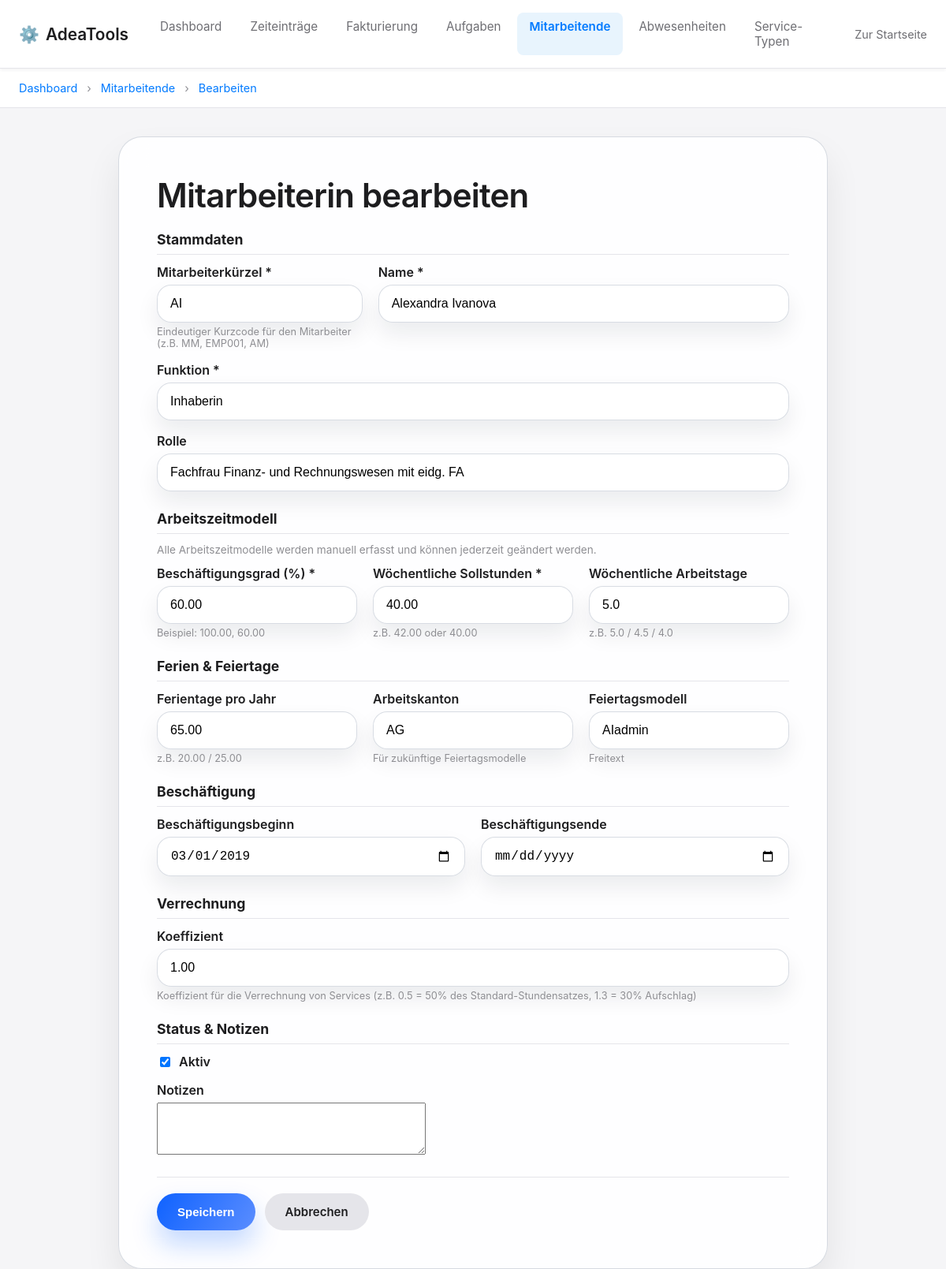
The app's page /zeit/mitarbeitende/1/bearbeiten/ (signed in) with its own data.
### adeazeit/models.py (models this page shows, shortened)
class EmployeeInternal(models.Model):
    code = models.CharField(
        "Mitarbeiterkürzel",
        max_length=20,
        unique=True,
        help_text="Eindeutiger Kurzcode für den Mitarbeiter (z.B. MM, EMP001)"
    )
    name = models.CharField("Name", max_length=255)
    function_title = models.CharField("Funktion", max_length=255, default="")
    rolle = models.CharField("Rolle", max_length=255, blank=True)
    employment_percent = models.DecimalField(
        "Beschäftigungsgrad (%)",
        max_digits=5,
        decimal_places=2,
        default=Decimal('100.00'),
        help_text="Beispiel: 100.00, 60.00"
    )
    weekly_soll_hours = models.DecimalField(
        "Wöchentliche Sollstunden",
        max_digits=5,
        decimal_places=2,
        default=Decimal('42.00'),
        help_text="Gesamte wöchentliche Sollstunden (z.B. 42.00 oder 40.00)"
    )
    weekly_working_days = models.DecimalField(
        "Wöchentliche Arbeitstage",
        max_digits=4,
        decimal_places=1,
        null=True,
        blank=True,
        help_text="z.B. 5.0 / 4.5 / 4.0"
    )
    vacation_days_per_year = models.DecimalField(
        "Ferientage pro Jahr",
        max_digits=5,
        decimal_places=2,
        null=True,
        blank=True,
        help_text="z.B. 20.00 / 25.00"
    )
    work_canton = models.CharField(
        "Arbeitskanton",
        max_length=50,
        null=True,
        blank=True,
        help_text="Für zukünftige Feiertagsmodelle"
    )
    holiday_model = models.CharField(
        "Feiertagsmodell",
        max_length=255,
        null=True,
        blank=True,
        help_text="Freitext"
    )
    employment_start = models.DateField(
        "Beschäftigungsbeginn",
        null=True,
        blank=True
    )
    employment_end = models.DateField(
        "Beschäftigungsende",
        null=True,
        blank=True
    )
    eintrittsdatum = models.DateField("Eintrittsdatum", null=True, blank=True)  # Legacy, wird automatisch aus employment_start gesetzt
    austrittsdatum = models.DateField("Austrittsdatum", null=True, blank=True)  # Legacy
    stundensatz = models.DecimalField(
        "Koeffizient",
        max_digits=10,
        decimal_places=2,
        default=Decimal('0.00'),
        help_text="Koeffizient für die Verrechnung von Services (z.B. 1.3 = 30% Aufschlag auf Standard-Stundensatz)"
    )
    sollstunden_woche = models.DecimalField(
        "Sollstunden/Woche (Legacy)",
        max_digits=5,
        decimal_places=2,
        null=True,
        blank=True,
        help_text="Veraltet - verwende weekly_soll_hours"
    )
    ferien_pro_jahr = models.DecimalField(
        "Ferien pro Jahr (Legacy)",
        max_digits=5,
        decimal_places=2,
        null=True,
        blank=True,
        help_text="Veraltet - verwende vacation_days_per_year"
    )
    aktiv = models.BooleanField("Aktiv", default=True)
    notes = models.TextField("Notizen", null=True, blank=True)
    created_at = models.DateTimeField(auto_now_add=True)
    updated_at = models.DateTimeField(auto_now=True)
    class Meta:
        ordering = ["name"]
        verbose_name = "Interne Mitarbeiterin"
        verbose_name_plural = "Interne Mitarbeitende"

### adeacore/models.py (models this page shows, shortened)
class Client(models.Model):
    CLIENT_TYPES = [
        ("FIRMA", "Firma"),
        ("PRIVAT", "Privatperson"),
    ]
    STATUS_CHOICES = [
        ("AKTIV", "Aktiv"),
        ("INAKTIV", "Inaktiv"),
        ("POTENZIELL", "Potenziell"),
        ("GESPERRT", "Gesperrt"),
    ]
    name = models.CharField("Name", max_length=255)
    client_type = models.CharField(
        "Typ",
        max_length=10,
        choices=CLIENT_TYPES,
        default="FIRMA",
        help_text="Mandantentyp: Firma (für Lohnbuchhaltung) oder Privatperson (nur für Zeiterfassung)",
    )
    status = models.CharField(
        "Status",
        max_length=20,
        choices=STATUS_CHOICES,
        default="AKTIV",
        help_text="Status des Mandanten",
    )
    status_grund = models.TextField(
        "Grund für Status",
        blank=True,
        help_text="Grund für Inaktivität oder Sperrung (optional)",
    )
    status_geaendert_am = models.DateTimeField(
        "Status geändert am",
        null=True,
        blank=True,
        help_text="Datum der letzten Status-Änderung",
    )
    email = EncryptedEmailField("E-Mail", max_length=1000, blank=True, null=True)
    phone = EncryptedCharField("Telefon", max_length=500, blank=True)
    kontaktperson_name = models.CharField(
        "Kontaktperson",
        max_length=255,
        blank=True,
        help_text="Name der Kontaktperson (für FIRMA)",
    )
    street = EncryptedCharField("Strasse", max_length=1000, blank=True)
    house_number = EncryptedCharField("Hausnummer", max_length=500, blank=True)
    zipcode = EncryptedCharField("PLZ", max_length=500, blank=True)
    city = EncryptedCharField("Ort", max_length=1000, blank=True)
    mwst_pflichtig = models.BooleanField(
        "MWST-pflichtig",
        default=False,
        help_text="Ist der Mandant MWST-pflichtig? (nur FIRMA)",
    )
    mwst_nr = EncryptedCharField(
        "MWST-Nummer / UID",
        max_length=500,
        blank=True,
        help_text="MWST-Nummer / UID (in CH identisch, nur FIRMA)",
    )
    rechnungs_email = EncryptedEmailField(
        "Rechnungs-E-Mail",
        max_length=1000,
        blank=True,
        null=True,
        help_text="E-Mail-Adresse für Rechnungen (nur FIRMA)",
    )
    zahlungsziel_tage = models.PositiveIntegerField(
        "Zahlungsziel (Tage)",
        default=30,
        help_text="Zahlungsziel in Tagen (nur FIRMA)",
    )
    geburtsdatum = EncryptedDateField(
        "Geburtsdatum",
        blank=True,
        null=True,
        help_text="Geburtsdatum (nur PRIVAT)",
    )
    steuerkanton = EncryptedCharField(
        "Steuerkanton",
        max_length=500,
        blank=True,
        help_text="Steuerkanton (nur PRIVAT)",
    )
    interne_notizen = models.TextField(
        "Interne Notizen",
        blank=True,
        help_text="Interne Notizen und Bemerkungen",
    )
    lohn_aktiv = models.BooleanField(
        "AdeaLohn aktiviert",
        default=False,
        help_text="Aktiviert die Lohnbuchhaltung (AdeaLohn) für diesen Mandanten. Nur bei FIRMA-Mandanten relevant.",
    )
    sachbearbeiter = models.ForeignKey(
        "adeazeit.EmployeeInternal",
        on_delete=models.SET_NULL,
        null=True,
        blank=True,
        related_name="lohn_clients",
        verbose_name="Sachbearbeiter (AdeaLohn)",
        help_text="Sachbearbeiter, der für diesen Mandanten Zugriff auf AdeaLohn hat. Nur bei FIRMA-Mandanten mit aktiviertem Lohnmodul relevant.",
    )
    created_at = models.DateTimeField(auto_now_add=True)
    updated_at = models.DateTimeField(auto_now=True)
    class Meta:
        ordering = ["name"]

### adeazeit/views.py (the view, shortened to what this page needs)
# urls.py: path("mitarbeitende/<int:pk>/bearbeiten/", views.EmployeeInternalUpdateView.as_view(), name="employee-update"),
class EmployeeInternalUpdateView(ManagerOrAdminRequiredMixin, UpdateView):
    model = EmployeeInternal
    form_class = EmployeeInternalForm
    template_name = "adeazeit/employeeinternal_form.html"

### adeazeit/templates/adeazeit/employeeinternal_form.html (shortened to what this page needs)
{% extends 'admin_base_no_sidebar.html' %}
{% block breadcrumbs %}
<a href="{% url 'admin-dashboard' %}">Dashboard</a>
<a href="{% url 'adeazeit:employee-list' %}">Mitarbeitende</a>
<a href="{% url 'adeazeit:employee-create' %}">{% if object %}Bearbeiten{% else %}Neu{% endif %}</a>
{% endblock %}
{% block content %}
<section class="content-card" style="max-width: 900px; margin: 0 auto;">
    <h1 style="margin-bottom: 20px;">
        {% if object %}Mitarbeiterin bearbeiten{% else %}Neue Mitarbeiterin / Neuer Mitarbeiter{% endif %}
    </h1>
    <form method="post" novalidate>
        <div style="margin-bottom: 24px;">
            <h2 style="margin-bottom: 12px; font-size: 1.1em; color: #1d1d1f; border-bottom: 1px solid #e5e5ea; padding-bottom: 8px;">Stammdaten</h2>
            <div style="display: grid; grid-template-columns: 1fr 2fr; gap: 20px;">
                <div>
                    <label for="{{ form.code.id_for_label }}" style="display:block; font-weight:600; margin-bottom:6px;">{{ form.code.label }} *</label>
                    {{ form.code }}
                    {% if form.code.help_text %}
                    <small style="color:#8e8e93; font-size:0.8em; display:block; margin-top:4px;">{{ form.code.help_text }}</small>
                    {% endif %}
                </div>
                <div>
                    <label for="{{ form.name.id_for_label }}" style="display:block; font-weight:600; margin-bottom:6px;">{{ form.name.label }} *</label>
                    {{ form.name }}
                </div>
            </div>
            <div style="margin-top: 16px;">
                <label for="{{ form.function_title.id_for_label }}" style="display:block; font-weight:600; margin-bottom:6px;">{{ form.function_title.label }} *</label>
                {{ form.function_title }}
            </div>
            <div style="margin-top: 16px;">
                <label for="{{ form.rolle.id_for_label }}" style="display:block; font-weight:600; margin-bottom:6px;">{{ form.rolle.label }}</label>
                {{ form.rolle }}
            </div>
        </div>
        <div style="margin-bottom: 24px;">
            <h2 style="margin-bottom: 12px; font-size: 1.1em; color: #1d1d1f; border-bottom: 1px solid #e5e5ea; padding-bottom: 8px;">Arbeitszeitmodell</h2>
            <small style="color:#8e8e93; font-size:0.85em; display:block; margin-bottom:12px;">Alle Arbeitszeitmodelle werden manuell erfasst und können jederzeit geändert werden.</small>
            <div style="display: grid; grid-template-columns: 1fr 1fr 1fr; gap: 20px;">
                <div>
                    <label for="{{ form.employment_percent.id_for_label }}" style="display:block; font-weight:600; margin-bottom:6px;">{{ form.employment_percent.label }} *</label>
                    {{ form.employment_percent }}
                    <small style="color:#8e8e93; font-size:0.8em; display:block; margin-top:4px;">Beispiel: 100.00, 60.00</small>
                </div>
                <div>
                    <label for="{{ form.weekly_soll_hours.id_for_label }}" style="display:block; font-weight:600; margin-bottom:6px;">{{ form.weekly_soll_hours.label }} *</label>
                    {{ form.weekly_soll_hours }}
                    <small style="color:#8e8e93; font-size:0.8em; display:block; margin-top:4px;">z.B. 42.00 oder 40.00</small>
                </div>
                <div>
                    <label for="{{ form.weekly_working_days.id_for_label }}" style="display:block; font-weight:600; margin-bottom:6px;">{{ form.weekly_working_days.label }}</label>
                    {{ form.weekly_working_days }}
                    <small style="color:#8e8e93; font-size:0.8em; display:block; margin-top:4px;">z.B. 5.0 / 4.5 / 4.0</small>
                </div>
            </div>
        </div>
        <div style="margin-bottom: 24px;">
            <h2 style="margin-bottom: 12px; font-size: 1.1em; color: #1d1d1f; border-bottom: 1px solid #e5e5ea; padding-bottom: 8px;">Ferien & Feiertage</h2>
            <div style="display: grid; grid-template-columns: 1fr 1fr 1fr; gap: 20px;">
                <div>
                    <label for="{{ form.vacation_days_per_year.id_for_label }}" style="display:block; font-weight:600; margin-bottom:6px;">{{ form.vacation_days_per_year.label }}</label>
                    {{ form.vacation_days_per_year }}
                    <small style="color:#8e8e93; font-size:0.8em; display:block; margin-top:4px;">z.B. 20.00 / 25.00</small>
                </div>
                <div>
                    <label for="{{ form.work_canton.id_for_label }}" style="display:block; font-weight:600; margin-bottom:6px;">{{ form.work_canton.label }}</label>
                    {{ form.work_canton }}
                    <small style="color:#8e8e93; font-size:0.8em; display:block; margin-top:4px;">Für zukünftige Feiertagsmodelle</small>
                </div>
                <div>
                    <label for="{{ form.holiday_model.id_for_label }}" style="display:block; font-weight:600; margin-bottom:6px;">{{ form.holiday_model.label }}</label>
                    {{ form.holiday_model }}
                    <small style="color:#8e8e93; font-size:0.8em; display:block; margin-top:4px;">Freitext</small>
                </div>
            </div>
        </div>
        <div style="margin-bottom: 24px;">
            <h2 style="margin-bottom: 12px; font-size: 1.1em; color: #1d1d1f; border-bottom: 1px solid #e5e5ea; padding-bottom: 8px;">Beschäftigung</h2>
            <div style="display: grid; grid-template-columns: 1fr 1fr; gap: 20px;">
                <div>
                    <label for="{{ form.employment_start.id_for_label }}" style="display:block; font-weight:600; margin-bottom:6px;">{{ form.employment_start.label }}</label>
                    {{ form.employment_start }}
                </div>
                <div>
                    <label for="{{ form.employment_end.id_for_label }}" style="display:block; font-weight:600; margin-bottom:6px;">{{ form.employment_end.label }}</label>
                    {{ form.employment_end }}
                </div>
            </div>
        </div>
        <div style="margin-bottom: 24px;">
            <h2 style="margin-bottom: 12px; font-size: 1.1em; color: #1d1d1f; border-bottom: 1px solid #e5e5ea; padding-bottom: 8px;">Verrechnung</h2>
            <div>
                <label for="{{ form.stundensatz.id_for_label }}" style="display:block; font-weight:600; margin-bottom:6px;">{{ form.stundensatz.label }}</label>
                {{ form.stundensatz }}
                {% if form.stundensatz.help_text %}
                <small style="color:#8e8e93; font-size:0.8em; display:block; margin-top:4px;">{{ form.stundensatz.help_text }}</small>
                {% endif %}
            </div>
        </div>
        <div style="margin-bottom: 24px;">
            <h2 style="margin-bottom: 12px; font-size: 1.1em; color: #1d1d1f; border-bottom: 1px solid #e5e5ea; padding-bottom: 8px;">Status & Notizen</h2>
            <div style="margin-bottom: 16px;">
                <label for="{{ form.aktiv.id_for_label }}" style="display:flex; align-items:center; gap:8px; font-weight:600;">
                    {{ form.aktiv }}
                    {{ form.aktiv.label }}
                </label>
            </div>
            <div>
                <label for="{{ form.notes.id_for_label }}" style="display:block; font-weight:600; margin-bottom:6px;">{{ form.notes.label }}</label>
                {{ form.notes }}
            </div>
        </div>
        <div style="margin-top: 24px; padding-top: 20px; border-top: 1px solid #e5e5ea; display:flex; gap:12px; flex-wrap:wrap;">
            <button type="submit" class="adea-button-primary">
                {% if object %}Speichern{% else %}Anlegen{% endif %}
            </button>
            <a href="{% url 'adeazeit:employee-list' %}" class="adea-button-primary" style="background:#e5e5ea; color:#1d1d1f; box-shadow:none;">
                Abbrechen
            </a>
        </div>
    </form>
</section>
{% endblock %}

### records on screen
EmployeeInternal: code "AI", name "Alexandra Ivanova", function_title "Inhaberin", rolle "Fachfrau Finanz- und Rechnungswesen mit eidg. FA", employment_percent "60.00", weekly_soll_hours "40.00", weekly_working_days "5.0", vacation_days_per_year "65.00", work_canton "AG", holiday_model "AIadmin", employment_start "03/01/2019", stundensatz "1.00", aktiv "☑"
Client: aktiv.label "Aktiv"
